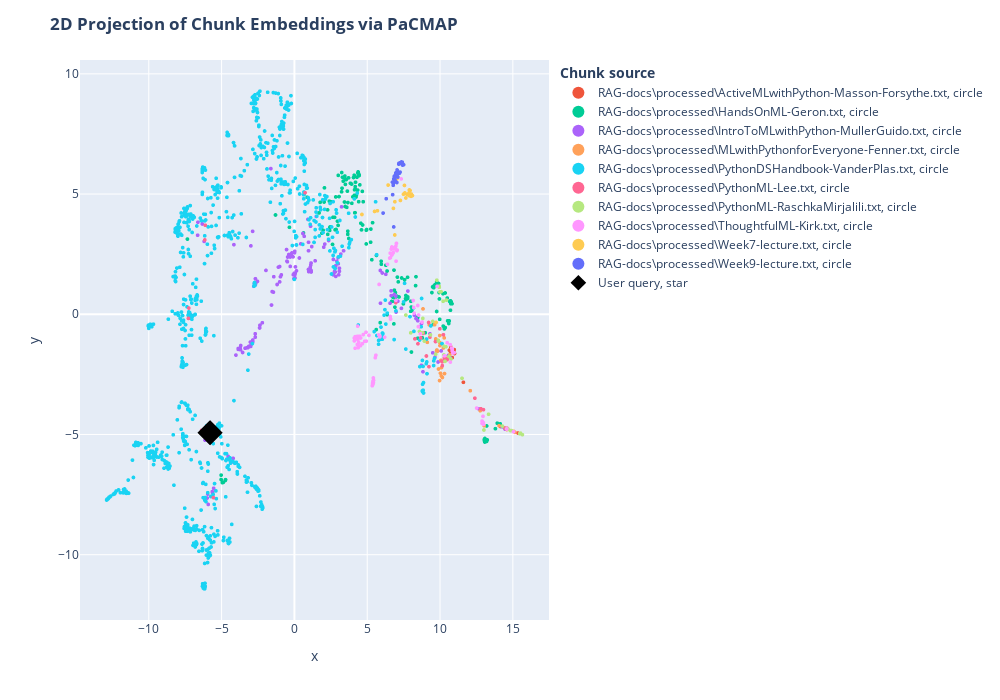

The cell this chart's notebook holds for it:
### Code cell
# vistualize pca projection

df = pd.DataFrame.from_dict(
    [
        {
            "x": documents_projected[x, 0],
            "y": documents_projected[x, 1],
            "source": db.docstore.search(i).metadata["source"],
            "extract": db.docstore.search(i).page_content[:100] + "...",
            "symbol": "circle",
            "size_col": 4,
        }
        for x, i in enumerate(list(db.index_to_docstore_id.values()))
    ]
    + [
        {
            "x": documents_projected[-1, 0],
            "y": documents_projected[-1, 1],
            "source": "User query",
            "extract": user_query,
            "size_col": 100,
            "symbol": "star",
        }
    ]
)

# Visualize the embedding
fig = px.scatter(
    df,
    x="x",
    y="y",
    color="source",
    hover_data="extract",
    size="size_col",
    symbol="symbol",
    color_discrete_map={"User query": "black"},
    width=1000,
    height=700,
)
fig.update_traces(
    marker=dict(opacity=1, line=dict(width=0, color="DarkSlateGrey")),
    selector=dict(mode="markers"),
)
fig.update_layout(
    legend_title_text="<b>Chunk source</b>",
    title="<b>2D Projection of Chunk Embeddings via PaCMAP</b>",
)
fig.show()
